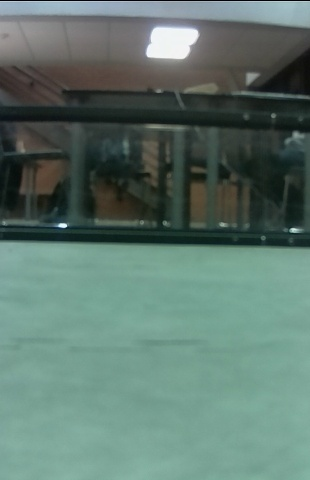
#> input picture Pi/images/image0.jpg, 310 x 480 px
$ python -i detect.py   (imports and definitions only)
#> lines starting #> are read from the running program, lines starting #| are printed output that depends on the picture; after the words box and inside, x2 and y2 are one past the last pixel; in counts of white or black regions, pixels touching at a corner belong together
import os
import cv2
import json
import numpy as np
import matplotlib.pyplot as plt
import skimage.segmentation as seg
import skimage.color as color

def foreground_obstructed(img, display = False):
  '''
    segments image and determines if the foreground is broken up by an object.
  '''
  #segment image to isolate colors
  image_slic = seg.slic(img,n_segments=150)
  segmented = color.label2rgb(image_slic, img, kind='avg')

  #determine color threshold
  y, x, _ = img.shape
  pixel = img[y-1, int(x//2)] #take pixel halfway accross x axis at bottom of image
  src = np.expand_dims(np.array([pixel]), axis=0)
  foreground_color = cv2.cvtColor(src, cv2.COLOR_BGR2HSV)

  #color threshold with foreground color
  hsv = cv2.cvtColor(segmented, cv2.COLOR_BGR2HSV)
  h, s, v = foreground_color[0, 0]
  lower = np.array([max(0, h-10), max(0, s-50), max(0, v-50)])
  upper = np.array([min(179, h+10), min(255, s+50), min(255, v+50)])
  mask = cv2.inRange(hsv, lower, upper)

  #find strong edges
  edges = cv2.Canny(mask, 150, 250)
  contours, hierarchy = cv2.findContours(edges.copy(),cv2.RETR_TREE,cv2.CHAIN_APPROX_SIMPLE)

  if display:
    for i, c in enumerate(contours):
      x,y,w,h = cv2.boundingRect(c) #get bounding box
      segmented = cv2.rectangle(segmented,(x,y),(x+w,y+h),(255,255,255),2)
    cv2.imshow("Segmented", segmented)
    cv2.imshow("Seg Edge", edges)
    cv2.waitKey(0)
    cv2.destroyAllWindows()
  return (False, len(contours) > 1)[contours is not None]

def detector(img, display = False, scale=.1):
  '''
    returns if an object was found and then returns the closest obj to the camera
  '''
  e1 = cv2.getTickCount()
  img = cv2.resize(img, None, fx=scale, fy=scale, interpolation=cv2.INTER_AREA)
  obj_in_fg = foreground_obstructed(img, display)

  objs = [] #cropped images of objs
  if obj_in_fg:
    print('Foreground Obstructed!')
    thresh = 0.03*img.size #minimum size for object to be detected
    blur = cv2.medianBlur(img, 3)
    edges = cv2.Canny(blur, 150, 200)

    edges = cv2.morphologyEx(edges, cv2.MORPH_CLOSE, np.ones((5,5), np.uint8), iterations=1)
    contours, hierarchy = cv2.findContours(edges.copy(),cv2.RETR_TREE,cv2.CHAIN_APPROX_SIMPLE)

    coords = [] #x,y,w,h locations
    border_id = None #will be used for primary parent identifier
    for i, c in enumerate(contours):
      x,y,w,h = cv2.boundingRect(c) #get bounding box
      if w*h >= thresh: #if bounding box big enough
        parent = hierarchy[0][i][3]
        print('Object found')
        #INSERT LOGIC TO REMOVE PRIMARY PARENT HERE
        objs.append(img[y:y+h, x:x+w])
        coords.append((len(coords),x,y,w,h))
    coords = sorted(coords, key=lambda x: x[2]+x[4], reverse=True) #sort by y location (closest box to bottom is closest obj)

  res = None
  if len(objs) > 1:
    res = objs[coords[0][0]] #ignore primary parent, so coords[1]. [0] gets index number

  e2 = cv2.getTickCount()
  time = (e2 - e1) / cv2.getTickFrequency()
  print("Time taken:", time)

  if display and obj_in_fg:
    cv2.imshow("Image", img)
    cv2.imshow("Edges", edges)
    cv2.waitKey(0)
    cv2.destroyAllWindows()
  return res is not None, res, coords[0][1:] #obj found, cropped img, cooradinates

def distance(coords, calib_obj):
  """
    coords: (x,y,w,h)
    returns lowest, in image, threshold reached. Returns -1 for negligible cases.
    0 - within view
    1 - within flipper range
    2 - within claw range
  """
  assert calib_obj is not None, "Calibration JSON not provided."

  #get threshold distances
  try:
    claw     = int(calib_obj.get("claw"))
    flippers = int(calib_obj.get("flippers"))
    view     = int(calib_obj.get("view"))
  except:
    #need to create class to create errorless function
    raise ValueError("Distances not calibrated.")

  y_bottom = coords[1]+coords[3]

  thresh = -1
  for y_coord in [view, flippers, claw]:
    if y_bottom > y_coord:
      thresh+=1

  return thresh

>>> import cv2
>>> picture = cv2.imread('../../images/image0.jpg')
#> picture is the input picture: shape (480, 310, 3); mean B, G, R 109.7, 118.8, 94.1
>>> result = detector(picture)
#> in detector, `img = cv2.resize(img, None, fx=scale, fy=scale, interpolation=cv2.INTE..`:
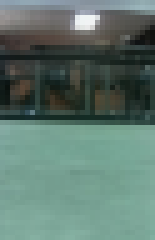
#> img: shape (48, 31, 3) (shown 5 times larger); mean of channels 0, 1, 2 109.7, 118.8, 94.1; drawn as B, G, R
#> in foreground_obstructed, `image_slic = seg.slic(img,n_segments=150)`:
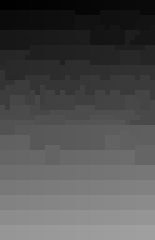
#> image_slic: shape (48, 31) int64 (shown 5 times larger); min 1, max 159, mean 79.9
#> in foreground_obstructed, `segmented = color.label2rgb(image_slic, img, kind='avg')`:
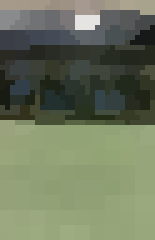
#> segmented: shape (48, 31, 3) (shown 5 times larger); mean R, G, B 109.2, 118.3, 93.7
#> in foreground_obstructed, `pixel = img[y-1, int(x//2)]`: pixel = [158, 172, 130]
#> in foreground_obstructed, `src = np.expand_dims(np.array([pixel]), axis=0)`: src = [[158, 172, 130]]
#> in foreground_obstructed, `foreground_color = cv2.cvtColor(src, cv2.COLOR_BGR2HSV)`: foreground_color = [[80, 62, 172]]
#> in foreground_obstructed, `hsv = cv2.cvtColor(segmented, cv2.COLOR_BGR2HSV)`: hsv: shape (48, 31, 3); mean H, S, V 70.4, 57.6, 119.4
#> in foreground_obstructed, `h, s, v = foreground_color[0, 0]`: h = 80; s = 62; v = 172
#> in foreground_obstructed, `lower = np.array([max(0, h-10), max(0, s-50), max(0, v-50)])`: lower = [70, 12, 122]
#> in foreground_obstructed, `upper = np.array([min(179, h+10), min(255, s+50), min(255, v+50)])`: upper = [90, 112, 222]
#> in foreground_obstructed, `mask = cv2.inRange(hsv, lower, upper)`:
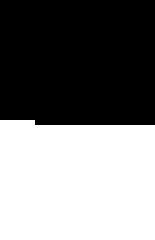
#> mask: shape (48, 31) (shown 5 times larger); 48.4% white; 1 white region, box (x1, y1, x2, y2) and area: (0, 24, 31, 48) 720
#> in foreground_obstructed, `edges = cv2.Canny(mask, 150, 250)`:
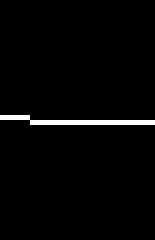
#> edges: shape (48, 31) (shown 5 times larger); 2.1% white in thin lines or dots, all inside (x1, y1, x2, y2) = (0, 23, 31, 25)
#> in foreground_obstructed, `contours, hierarchy = cv2.findContours(edges.copy(),cv2.RETR_TREE,cv2...`: contours = 1 item
#> in detector, `obj_in_fg = foreground_obstructed(img, display)`: obj_in_fg = False
#> (the run stopped early here; a loop or call above may not have finished)

$ run again, on Pi/images/image10.jpg
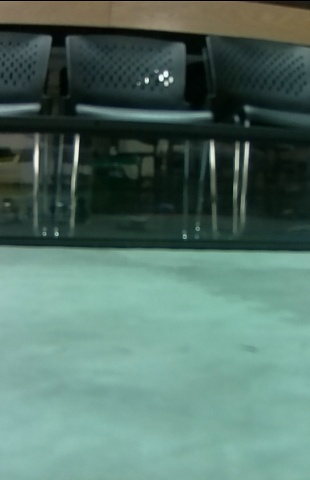
#> input picture Pi/images/image10.jpg, 310 x 480 px
#> picture is the input picture: shape (480, 310, 3); mean B, G, R 104.3, 114.5, 84.7
#> pixel = [162, 173, 129]
#> src = [[162, 173, 129]]
#> foreground_color = [[83, 65, 173]]
#> hsv: shape (48, 31, 3); mean H, S, V 76.5, 82.3, 114.9
#> h = 83; s = 65; v = 173
#> lower = [73, 15, 123]
#> upper = [93, 115, 223]
#> in foreground_obstructed, `mask = cv2.inRange(hsv, lower, upper)`:
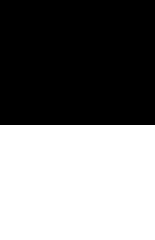
#> mask: shape (48, 31) (shown 5 times larger); 47.9% white; 1 white region, box (x1, y1, x2, y2) and area: (0, 25, 31, 48) 713
#> in foreground_obstructed, `edges = cv2.Canny(mask, 150, 250)`:
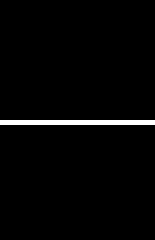
#> edges: shape (48, 31) (shown 5 times larger); 2.1% white in thin lines or dots, all inside (x1, y1, x2, y2) = (0, 24, 31, 25)
#> contours = [[[0, 24], [30, 24]]]
#> obj_in_fg = False
